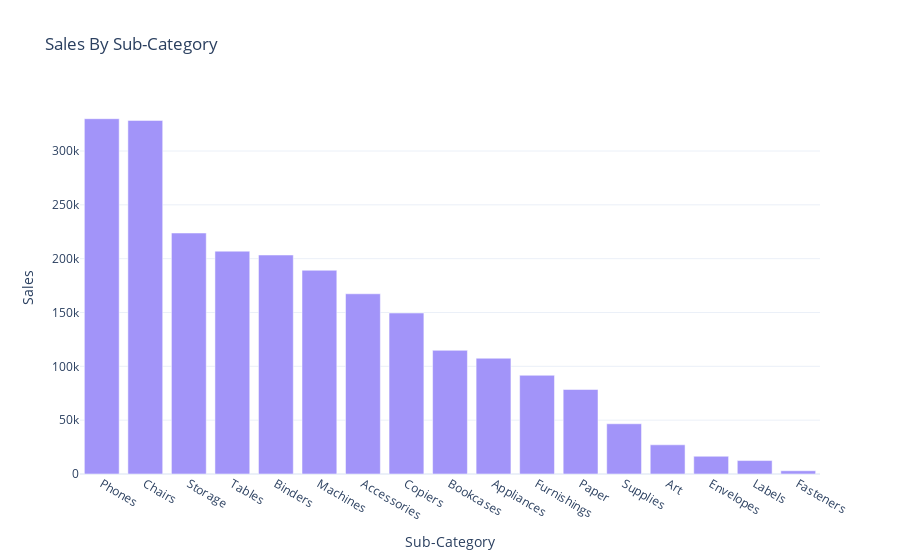

The notebook cell saved with this chart:
### Code cell
purple_shades = ['#A294F9']
fig = px.bar(sales_by_subcategory,
            x= 'Sub-Category',
            y='Sales',
            title = 'Sales By Sub-Category',
            color_discrete_sequence=purple_shades
)
fig.update_layout(xaxis={'categoryorder': 'total descending'})
fig.show()

### Figure 1 — Plotly figure (JSON) as saved in the notebook; plotly's stock layout.template omitted (floating-point values rounded to 4 significant figures)
{"data": [{"alignmentgroup": "True", "hovertemplate": "Sub-Category=%{x}<br>Sales=%{y}<extra></extra>", "legendgroup": "", "marker": {"color": "#A294F9", "pattern": {"shape": ""}}, "name": "", "offsetgroup": "", "orientation": "v", "showlegend": false, "textposition": "auto", "type": "bar", "x": ["Accessories", "Appliances", "Art", "Binders", "Bookcases", "Chairs", "Copiers", "Envelopes", "Fasteners", "Furnishings", "Labels", "Machines", "Paper", "Phones", "Storage", "Supplies", "Tables"], "xaxis": "x", "y": [167400.0, 107500.0, 27120.0, 203400.0, 114900.0, 328400.0, 149500.0, 16480.0, 3024.0, 91710.0, 12490.0, 189200.0, 78480.0, 330000.0, 223800.0, 46670.0, 207000.0], "yaxis": "y"}], "layout": {"autosize": true, "barmode": "relative", "legend": {"tracegroupgap": 0}, "title": {"text": "Sales By Sub-Category"}, "xaxis": {"anchor": "y", "autorange": true, "categoryorder": "total descending", "domain": [0, 1], "range": [-0.5, 16.5], "title": {"text": "Sub-Category"}, "type": "category"}, "yaxis": {"anchor": "x", "autorange": true, "domain": [0, 1], "range": [0, 347400.0], "title": {"text": "Sales"}, "type": "linear"}}}
